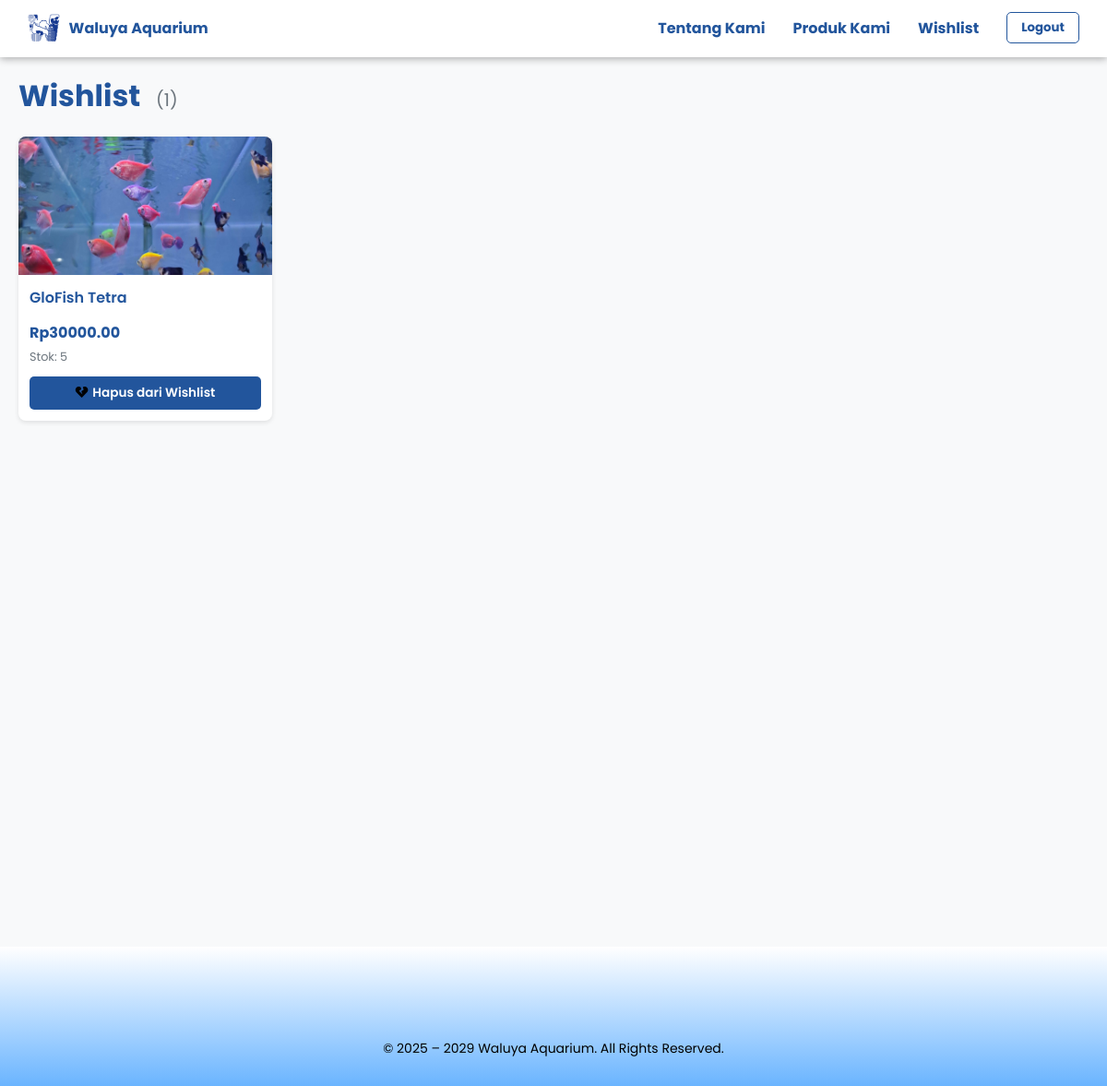
/wishlist/ (signed in), run on the app's committed database.
### waluya/models.py (models this page shows, shortened)
class Wishlist(models.Model):
    user = models.ForeignKey(User, on_delete=models.CASCADE)  # Relasi ke user
    product = models.ForeignKey('Product', on_delete=models.CASCADE)  # Relasi ke produk, referensi string
    created_at = models.DateTimeField(auto_now_add=True)
    class Meta:
        unique_together = ('user', 'product')
        ordering = ['-created_at']  # Sort by newest first

class Product(models.Model):
    name = models.CharField(max_length=255)
    description = models.TextField()
    price = models.DecimalField(max_digits=10, decimal_places=2)
    stock = models.IntegerField()
    image = models.ImageField(upload_to='products/')

### waluya/views.py (the view, shortened to what this page needs)
# urls.py: path('wishlist/', views.wishlist, name='wishlist'),
@login_required
def wishlist(request):
    category = request.GET.get('category', '')
    wishlist_items = Wishlist.objects.filter(user=request.user)
    is_ajax = request.headers.get('X-Requested-With') == 'XMLHttpRequest'
    return render(request, 'wishlist.html', {'wishlist_items': wishlist_items})

### waluya/templates/wishlist.html (shortened to what this page needs)
{% load static %}
<!DOCTYPE html>
<html lang="en">
<head>
    <link rel="stylesheet" href="{% static 'css/user_product_list.css' %}" />
    <link rel="stylesheet" href="{% static 'css/wishlist.css' %}" />
    <link rel="stylesheet" href="https://cdnjs.cloudflare.com/ajax/libs/font-awesome/5.15.3/css/all.min.css">
</head>
<body class="wishlist-page">
    <header>
        <nav class="navbar">
            <div class="navbar-logo">
                <img src="{% static 'img/W biru.png' %}" alt="Waluya logo" class="logo-navbar" />
                <span class="nama-brand">Waluya Aquarium</span>
            </div>
            <ul class="nav-links">
               <li><a href="{% url 'landing_page' %}">Tentang Kami</a></li>
                <li><a href="#">Produk Kami</a>
                </li>
                <li><a href="{% url 'wishlist' %}" class="active">Wishlist</a></li>
            </ul>
            <div class="buttons">
                {% if user.is_authenticated %}
                    <button class="login-button" onclick="window.location.href='{% url 'logout' %}'">Logout</button>
                {% else %}
                    <button class="login-button" onclick="window.location.href='{% url 'user_login' %}'">Login</button>
                    <button class="register-button" onclick="window.location.href='{% url 'sign_up' %}'">Register</button>
                {% endif %}
            </div>
        </nav>
    </header>
    <div class="wishlist-container">
        <div class="wishlist-header">
            <h1 class="section-title">Wishlist {% if wishlist_items %}<span class="wishlist-count">({{ wishlist_items|length }})</span>{% endif %}</h1>
        </div>
        {% if wishlist_items %}
            <div class="wishlist-grid">
                {% for item in wishlist_items %}
                <div class="wishlist-card" data-wishlist-id="{{ item.id }}">
                    <div class="wishlist-image">
                        {% if item.product.image %}
                            <img src="{{ item.product.image.url }}" alt="{{ item.product.name }}" />
                        {% else %}
                            <img src="{% static 'img/default-product.png' %}" alt="No Image" />
                        {% endif %}
                    </div>
                    <div class="wishlist-info">
                        <h3>{{ item.product.name }}</h3>
                        <p class="wishlist-price">Rp{{ item.product.price }}</p>
                        <p class="wishlist-stock">Stok: {{ item.product.stock }}</p>
                    </div>
                    <div class="wishlist-actions">
                        <button class="remove-btn remove-from-wishlist-btn"
                                data-wishlist-id="{{ item.id }}"
                                data-product-id="{{ item.object_id }}">
                            <i class="fas fa-heart-broken"></i> Hapus dari Wishlist
                        </button>
                    </div>
                </div>
                {% endfor %}
            </div>
        {% endif %}
    </div>
</body>
<footer class="footer-gradient">
    <p>© 2025 – 2029 Waluya Aquarium. All Rights Reserved.</p>
</footer>
</html>

### waluya/static/css/user_product_list.css (style rules this page uses)
* { margin: 0; padding: 0; box-sizing: border-box; font-family: 'Poppins', sans-serif; color: black; }
header { background: white; display: flex; justify-content: space-between; align-items: center; position: sticky; top: 0; z-index: 10; width: 100%; height: 60px; }
.navbar { background-color: white; box-shadow: 0 2px 8px rgba(0,0,0,0.3); display: flex; justify-content: space-between; align-items: center; padding: 15px 30px; width: 100%; }
.navbar-logo { display: flex; align-items: center; }
.logo-navbar { height: 30px; margin-right: 10px; }
.nama-brand { font-weight: 700; color: #22559C; }
.nav-links { display: flex; list-style: none; gap: 30px; margin-left: auto; margin-right: 15px; }
.nav-links a { text-decoration: none; color: #22559C; font-weight: 700; }
.navbar .nav-links li { position: relative; }
.buttons button { margin-left: 15px; padding: 6px 15px; border-radius: 5px; font-weight: 700; color: #22559C; border: 1px solid #22559C; cursor: pointer; background-color: white; }
.login-button { transition: opacity 0.5s; }
.section-title { text-align: center; color: #22559C; margin-top: 20px; font-size: 47px; }
.footer-gradient { background: linear-gradient(to top, #6ab4ff, #ffffff ); text-align: center; padding: 150px 0; color: #000; font-size: 14px; }

### waluya/static/css/wishlist.css (style rules this page uses)
* { margin: 0; padding: 0; box-sizing: border-box; font-family: 'Poppins', sans-serif; }
body.wishlist-page { background-color: #f8f9fa; }
.wishlist-container { max-width: 1200px; margin: 0 auto; padding: 20px; }
.wishlist-header { display: flex; justify-content: space-between; align-items: center; margin-bottom: 20px; }
.section-title { color: #22559C; font-size: 2rem; font-weight: 700; margin: 0; }
.wishlist-count { font-size: 1.2rem; font-weight: 400; color: #6c757d; margin-left: 10px; }
.wishlist-grid { display: grid; grid-template-columns: repeat(auto-fill, minmax(220px, 1fr)); gap: 20px; margin-top: 20px; margin-bottom: 500px; }
.wishlist-card { background: white; border-radius: 8px; box-shadow: 0 2px 5px rgba(0,0,0,0.1); overflow: hidden; transition: all 0.3s; height: 100%; display: flex; flex-direction: column; position: relative; }
.wishlist-image { height: 150px; overflow: hidden; position: relative; }
.wishlist-image img { width: 100%; height: 100%; object-fit: cover; transition: transform 0.5s; }
.wishlist-info { padding: 12px; flex-grow: 1; display: flex; flex-direction: column; }
.wishlist-info h3 { margin: 0 0 5px 0; color: #22559C; font-size: 1rem; font-weight: 600; white-space: nowrap; overflow: hidden; text-overflow: ellipsis; }
.wishlist-price { font-size: 1rem; font-weight: 700; color: #22559C; margin-bottom: 5px; }
.wishlist-stock { font-size: 0.8rem; color: #6c757d; }
.wishlist-actions { padding: 0 12px 12px; }
.remove-btn { width: 100%; background-color: #22559C; color: white; border: none; padding: 8px 0; border-radius: 5px; cursor: pointer; transition: all 0.3s; font-weight: 600; display: flex; align-items: center; justify-content: center; gap: 5px; font-size: 0.85rem; }
.footer-gradient { background: linear-gradient(to top, #6ab4ff, #ffffff); text-align: center; padding: 100px 0 30px; color: #000; font-size: 14px; margin-top: 50px; }

### data on the page
Wishlist: product.image (picture), product.name "GloFish Tetra", product.price "30000.00", product.stock "5"

### other printed values
{{ wishlist_items|length }} "1"
